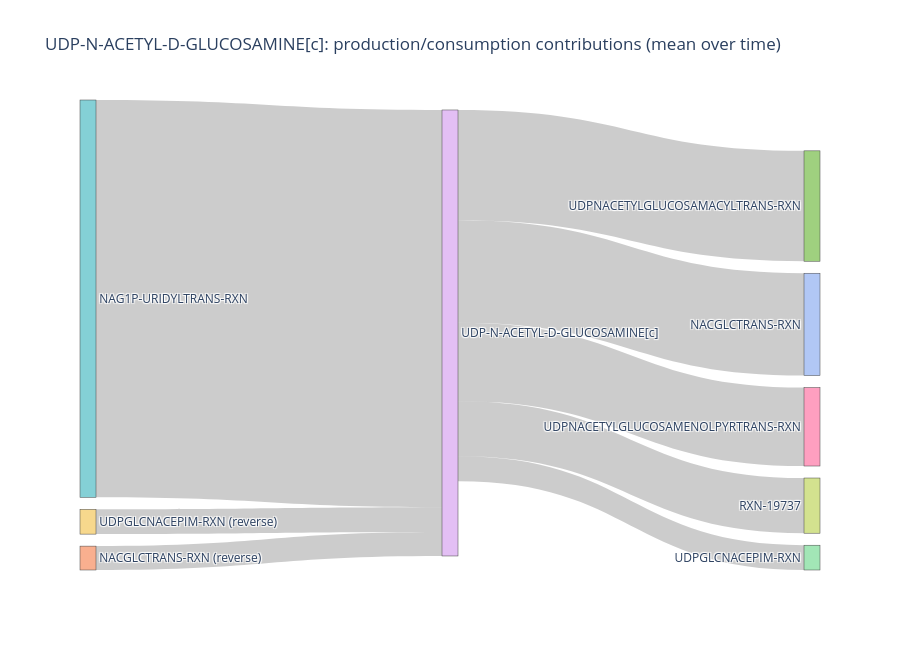

The cell this chart's notebook holds for it:
### Code cell
fig, tab = sankey_metabolite_flux(
    met_of_interest="UDP-N-ACETYL-D-GLUCOSAMINE[c]",
    S=S,
    flux=sim_flux,
    agg="mean",
    top_n=12,
    min_abs_contrib=1e-3,
)

fig.update_layout(
    colorway=px.colors.qualitative.Pastel,
    # paper_bgcolor='rgba(255, 0, 0, 0)',
    # plot_bgcolor='rgba(255, 0, 0, 0)',
)
fig.show()
# fig.write_image(f"/Users/HeenaSaqib/dev/vEcoli/notebooks/Heena notebooks/Metabolism_New Genes/out/objective_weights/homeostatic_kinetics/CPD12661_kinetics_analysis/"
#                 f"UDP-N-ACETYL-D-GLUCOSAMINE_production_consumption.png",
#                 width=1000, height=500, scale=3)

### Figure 1 — Plotly figure (JSON) as saved in the notebook; plotly's stock layout.template omitted (floating-point values rounded to 4 significant figures)
{"data": [{"arrangement": "snap", "link": {"label": ["NAG1P-URIDYLTRANS-RXN produces UDP-N-ACETYL-D-GLUCOSAMINE[c]: |S*v|=4.78e+03", "UDPGLCNACEPIM-RXN (reverse) produces UDP-N-ACETYL-D-GLUCOSAMINE[c]: |S*v|=298", "NACGLCTRANS-RXN (reverse) produces UDP-N-ACETYL-D-GLUCOSAMINE[c]: |S*v|=287", "UDPNACETYLGLUCOSAMACYLTRANS-RXN consumes UDP-N-ACETYL-D-GLUCOSAMINE[c]: |S*v|=1.33e+03", "NACGLCTRANS-RXN consumes UDP-N-ACETYL-D-GLUCOSAMINE[c]: |S*v|=1.23e+03", "UDPNACETYLGLUCOSAMENOLPYRTRANS-RXN consumes UDP-N-ACETYL-D-GLUCOSAMINE[c]: |S*v|=943", "RXN-19737 consumes UDP-N-ACETYL-D-GLUCOSAMINE[c]: |S*v|=664", "UDPGLCNACEPIM-RXN consumes UDP-N-ACETYL-D-GLUCOSAMINE[c]: |S*v|=298"], "source": [0, 1, 2, 3, 3, 3, 3, 3], "target": [3, 3, 3, 4, 5, 6, 7, 8], "value": [4777.0, 298.0, 287.1, 1327.0, 1230.0, 943.2, 663.6, 298.0]}, "node": {"label": ["NAG1P-URIDYLTRANS-RXN", "UDPGLCNACEPIM-RXN (reverse)", "NACGLCTRANS-RXN (reverse)", "UDP-N-ACETYL-D-GLUCOSAMINE[c]", "UDPNACETYLGLUCOSAMACYLTRANS-RXN", "NACGLCTRANS-RXN", "UDPNACETYLGLUCOSAMENOLPYRTRANS-RXN", "RXN-19737", "UDPGLCNACEPIM-RXN"], "line": {"width": 0.5}, "pad": 12, "thickness": 16}, "type": "sankey"}], "layout": {"title": {"text": "UDP-N-ACETYL-D-GLUCOSAMINE[c]: production/consumption contributions (mean over time)"}, "height": 650, "colorway": ["rgb(102, 197, 204)", "rgb(246, 207, 113)", "rgb(248, 156, 116)", "rgb(220, 176, 242)", "rgb(135, 197, 95)", "rgb(158, 185, 243)", "rgb(254, 136, 177)", "rgb(201, 219, 116)", "rgb(139, 224, 164)", "rgb(180, 151, 231)", "rgb(179, 179, 179)"]}}
